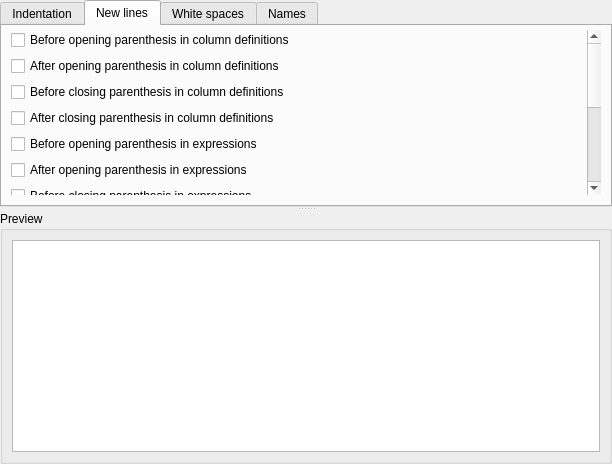
<?xml version="1.0" encoding="UTF-8"?>
<ui version="4.0">
 <class>SqlEnterpriseFormatter</class>
 <widget class="QWidget" name="SqlEnterpriseFormatter">
  <property name="geometry">
   <rect>
    <x>0</x>
    <y>0</y>
    <width>612</width>
    <height>464</height>
   </rect>
  </property>
  <property name="windowTitle">
   <string notr="true">Form</string>
  </property>
  <layout class="QVBoxLayout" name="verticalLayout">
   <property name="leftMargin">
    <number>0</number>
   </property>
   <property name="topMargin">
    <number>0</number>
   </property>
   <property name="rightMargin">
    <number>0</number>
   </property>
   <property name="bottomMargin">
    <number>0</number>
   </property>
   <item>
    <widget class="QSplitter" name="splitter">
     <property name="orientation">
      <enum>Qt::Vertical</enum>
     </property>
     <widget class="QTabWidget" name="tabWidget">
      <property name="sizePolicy">
       <sizepolicy hsizetype="Expanding" vsizetype="Expanding">
        <horstretch>0</horstretch>
        <verstretch>1</verstretch>
       </sizepolicy>
      </property>
      <property name="currentIndex">
       <number>1</number>
      </property>
      <widget class="QWidget" name="indentTab">
       <attribute name="title">
        <string>Indentation</string>
       </attribute>
       <layout class="QGridLayout" name="gridLayout">
        <property name="topMargin">
         <number>4</number>
        </property>
        <property name="bottomMargin">
         <number>4</number>
        </property>
        <item row="1" column="0" colspan="3">
         <widget class="QCheckBox" name="checkBox">
          <property name="text">
           <string>Line up keywords in multi-line queries</string>
          </property>
          <property name="cfg" stdset="0">
           <string notr="true">SqlEnterpriseFormatter.LineUpKeywords</string>
          </property>
         </widget>
        </item>
        <item row="2" column="0" colspan="3">
         <widget class="QCheckBox" name="checkBox_2">
          <property name="text">
           <string>Indent contents of parenthesis block</string>
          </property>
          <property name="cfg" stdset="0">
           <string notr="true">SqlEnterpriseFormatter.IndentParenthesisBlock</string>
          </property>
         </widget>
        </item>
        <item row="4" column="1">
         <spacer name="verticalSpacer">
          <property name="orientation">
           <enum>Qt::Vertical</enum>
          </property>
          <property name="sizeHint" stdset="0">
           <size>
            <width>20</width>
            <height>187</height>
           </size>
          </property>
         </spacer>
        </item>
        <item row="3" column="0">
         <widget class="QLabel" name="label">
          <property name="text">
           <string>Tab size:</string>
          </property>
         </widget>
        </item>
        <item row="3" column="2">
         <widget class="QSpinBox" name="spinBox">
          <property name="cfg" stdset="0">
           <string notr="true">SqlEnterpriseFormatter.TabSize</string>
          </property>
         </widget>
        </item>
       </layout>
      </widget>
      <widget class="QWidget" name="newLinesTab">
       <attribute name="title">
        <string>New lines</string>
       </attribute>
       <layout class="QVBoxLayout" name="horizontalLayout_2">
        <property name="topMargin">
         <number>4</number>
        </property>
        <property name="bottomMargin">
         <number>4</number>
        </property>
        <item>
         <widget class="QScrollArea" name="scrollArea">
          <property name="styleSheet">
           <string notr="true">#scrollArea { background: transparent; }</string>
          </property>
          <property name="frameShape">
           <enum>QFrame::NoFrame</enum>
          </property>
          <property name="frameShadow">
           <enum>QFrame::Plain</enum>
          </property>
          <property name="lineWidth">
           <number>0</number>
          </property>
          <property name="widgetResizable">
           <bool>true</bool>
          </property>
          <widget class="QWidget" name="scrollAreaWidgetContents">
           <property name="geometry">
            <rect>
             <x>0</x>
             <y>-166</y>
             <width>578</width>
             <height>350</height>
            </rect>
           </property>
           <property name="styleSheet">
            <string notr="true">#scrollAreaWidgetContents { background: transparent; }</string>
           </property>
           <layout class="QVBoxLayout" name="verticalLayout_5">
            <property name="leftMargin">
             <number>0</number>
            </property>
            <property name="topMargin">
             <number>0</number>
            </property>
            <property name="rightMargin">
             <number>0</number>
            </property>
            <property name="bottomMargin">
             <number>0</number>
            </property>
            <item>
             <widget class="QCheckBox" name="checkBox_3">
              <property name="text">
               <string>Before opening parenthesis in column definitions</string>
              </property>
              <property name="cfg" stdset="0">
               <string notr="true">SqlEnterpriseFormatter.NlBeforeOpenParDef</string>
              </property>
             </widget>
            </item>
            <item>
             <widget class="QCheckBox" name="checkBox_5">
              <property name="text">
               <string>After opening parenthesis in column definitions</string>
              </property>
              <property name="cfg" stdset="0">
               <string notr="true">SqlEnterpriseFormatter.NlAfterOpenParDef</string>
              </property>
             </widget>
            </item>
            <item>
             <widget class="QCheckBox" name="checkBox_4">
              <property name="text">
               <string>Before closing parenthesis in column definitions</string>
              </property>
              <property name="cfg" stdset="0">
               <string notr="true">SqlEnterpriseFormatter.NlBeforeCloseParDef</string>
              </property>
             </widget>
            </item>
            <item>
             <widget class="QCheckBox" name="checkBox_6">
              <property name="text">
               <string>After closing parenthesis in column definitions</string>
              </property>
              <property name="cfg" stdset="0">
               <string notr="true">SqlEnterpriseFormatter.NlAfterCloseParDef</string>
              </property>
             </widget>
            </item>
            <item>
             <widget class="QCheckBox" name="checkBox_7">
              <property name="text">
               <string>Before opening parenthesis in expressions</string>
              </property>
              <property name="cfg" stdset="0">
               <string notr="true">SqlEnterpriseFormatter.NlBeforeOpenParExpr</string>
              </property>
             </widget>
            </item>
            <item>
             <widget class="QCheckBox" name="checkBox_8">
              <property name="text">
               <string>After opening parenthesis in expressions</string>
              </property>
              <property name="cfg" stdset="0">
               <string notr="true">SqlEnterpriseFormatter.NlAfterOpenParExpr</string>
              </property>
             </widget>
            </item>
            <item>
             <widget class="QCheckBox" name="checkBox_9">
              <property name="text">
               <string>Before closing parenthesis in expressions</string>
              </property>
              <property name="cfg" stdset="0">
               <string notr="true">SqlEnterpriseFormatter.NlBeforeCloseParExpr</string>
              </property>
             </widget>
            </item>
            <item>
             <widget class="QCheckBox" name="checkBox_10">
              <property name="text">
               <string>After closing parenthesis in expressions</string>
              </property>
              <property name="cfg" stdset="0">
               <string notr="true">SqlEnterpriseFormatter.NlAfterCloseParExpr</string>
              </property>
             </widget>
            </item>
            <item>
             <widget class="QCheckBox" name="checkBox_32">
              <property name="text">
               <string>After JOIN keywords in FROM clause</string>
              </property>
              <property name="cfg" stdset="0">
               <string notr="true">SqlEnterpriseFormatter.NlAfterJoinStmt</string>
              </property>
             </widget>
            </item>
            <item>
             <widget class="QCheckBox" name="checkBox_31">
              <property name="text">
               <string>Put each column constraint in CREATE TABLE into new line</string>
              </property>
              <property name="cfg" stdset="0">
               <string notr="true">SqlEnterpriseFormatter.NlBetweenConstraints</string>
              </property>
             </widget>
            </item>
            <item>
             <widget class="QCheckBox" name="checkBox_11">
              <property name="text">
               <string>After comma</string>
              </property>
              <property name="cfg" stdset="0">
               <string notr="true">SqlEnterpriseFormatter.NlAfterComma</string>
              </property>
             </widget>
            </item>
            <item>
             <widget class="QCheckBox" name="checkBox_12">
              <property name="text">
               <string>After comma in expressions</string>
              </property>
              <property name="cfg" stdset="0">
               <string notr="true">SqlEnterpriseFormatter.NlAfterCommaInExpr</string>
              </property>
             </widget>
            </item>
            <item>
             <widget class="QCheckBox" name="checkBox_13">
              <property name="text">
               <string>After semicolon</string>
              </property>
              <property name="cfg" stdset="0">
               <string notr="true">SqlEnterpriseFormatter.NlAfterSemicolon</string>
              </property>
             </widget>
            </item>
            <item>
             <widget class="QCheckBox" name="checkBox_25">
              <property name="text">
               <string>Never before semicolon</string>
              </property>
              <property name="cfg" stdset="0">
               <string notr="true">SqlEnterpriseFormatter.NlNeverBeforeSemicolon</string>
              </property>
             </widget>
            </item>
            <item>
             <spacer name="verticalSpacer_2">
              <property name="orientation">
               <enum>Qt::Vertical</enum>
              </property>
              <property name="sizeHint" stdset="0">
               <size>
                <width>20</width>
                <height>40</height>
               </size>
              </property>
             </spacer>
            </item>
           </layout>
          </widget>
         </widget>
        </item>
        <item>
         <widget class="QWidget" name="widget_2" native="true">
          <layout class="QVBoxLayout" name="verticalLayout_2">
           <property name="leftMargin">
            <number>0</number>
           </property>
           <property name="topMargin">
            <number>0</number>
           </property>
           <property name="rightMargin">
            <number>0</number>
           </property>
           <property name="bottomMargin">
            <number>0</number>
           </property>
          </layout>
         </widget>
        </item>
       </layout>
       <zorder>widget_2</zorder>
       <zorder>scrollArea</zorder>
      </widget>
      <widget class="QWidget" name="whiteSpacesTab">
       <attribute name="title">
        <string>White spaces</string>
       </attribute>
       <layout class="QVBoxLayout" name="horizontalLayout_3">
        <property name="topMargin">
         <number>4</number>
        </property>
        <property name="bottomMargin">
         <number>4</number>
        </property>
        <item>
         <widget class="QScrollArea" name="scrollArea_2">
          <property name="styleSheet">
           <string notr="true">#scrollArea_2 { background: transparent; }</string>
          </property>
          <property name="frameShape">
           <enum>QFrame::NoFrame</enum>
          </property>
          <property name="frameShadow">
           <enum>QFrame::Plain</enum>
          </property>
          <property name="lineWidth">
           <number>10</number>
          </property>
          <property name="widgetResizable">
           <bool>true</bool>
          </property>
          <widget class="QWidget" name="scrollAreaWidgetContents_2">
           <property name="geometry">
            <rect>
             <x>0</x>
             <y>0</y>
             <width>424</width>
             <height>325</height>
            </rect>
           </property>
           <property name="styleSheet">
            <string notr="true">#scrollAreaWidgetContents_2 { background: transparent; }</string>
           </property>
           <layout class="QVBoxLayout" name="verticalLayout_6">
            <property name="leftMargin">
             <number>0</number>
            </property>
            <property name="topMargin">
             <number>0</number>
            </property>
            <property name="rightMargin">
             <number>0</number>
            </property>
            <property name="bottomMargin">
             <number>0</number>
            </property>
            <item>
             <widget class="QCheckBox" name="checkBox_14">
              <property name="text">
               <string>Before comma in lists</string>
              </property>
              <property name="cfg" stdset="0">
               <string notr="true">SqlEnterpriseFormatter.SpaceBeforeCommaInList</string>
              </property>
             </widget>
            </item>
            <item>
             <widget class="QCheckBox" name="checkBox_15">
              <property name="text">
               <string>After comma in lists</string>
              </property>
              <property name="cfg" stdset="0">
               <string notr="true">SqlEnterpriseFormatter.SpaceAfterCommaInList</string>
              </property>
             </widget>
            </item>
            <item>
             <widget class="QCheckBox" name="checkBox_16">
              <property name="text">
               <string>Before opening parenthesis</string>
              </property>
              <property name="cfg" stdset="0">
               <string notr="true">SqlEnterpriseFormatter.SpaceBeforeOpenPar</string>
              </property>
             </widget>
            </item>
            <item>
             <widget class="QCheckBox" name="checkBox_17">
              <property name="text">
               <string>After opening parenthesis</string>
              </property>
              <property name="cfg" stdset="0">
               <string notr="true">SqlEnterpriseFormatter.SpaceAfterOpenPar</string>
              </property>
             </widget>
            </item>
            <item>
             <widget class="QCheckBox" name="checkBox_18">
              <property name="text">
               <string>Before closing parenthesis</string>
              </property>
              <property name="cfg" stdset="0">
               <string notr="true">SqlEnterpriseFormatter.SpaceBeforeClosePar</string>
              </property>
             </widget>
            </item>
            <item>
             <widget class="QCheckBox" name="checkBox_19">
              <property name="text">
               <string>After closing parenthesis</string>
              </property>
              <property name="cfg" stdset="0">
               <string notr="true">SqlEnterpriseFormatter.SpaceAfterClosePar</string>
              </property>
             </widget>
            </item>
            <item>
             <widget class="QCheckBox" name="checkBox_29">
              <property name="text">
               <string>No space between SQL function name and opening parenthesis</string>
              </property>
              <property name="cfg" stdset="0">
               <string notr="true">SqlEnterpriseFormatter.NoSpaceAfterFunctionName</string>
              </property>
             </widget>
            </item>
            <item>
             <widget class="QCheckBox" name="checkBox_20">
              <property name="text">
               <string>Before dot operator (in path to database object)</string>
              </property>
              <property name="cfg" stdset="0">
               <string notr="true">SqlEnterpriseFormatter.SpaceBeforeDot</string>
              </property>
             </widget>
            </item>
            <item>
             <widget class="QCheckBox" name="checkBox_21">
              <property name="text">
               <string>After dot operator (in path to database object)</string>
              </property>
              <property name="cfg" stdset="0">
               <string notr="true">SqlEnterpriseFormatter.SpaceAfterDot</string>
              </property>
             </widget>
            </item>
            <item>
             <widget class="QCheckBox" name="checkBox_22">
              <property name="text">
               <string>Before mathematical operator</string>
              </property>
              <property name="cfg" stdset="0">
               <string notr="true">SqlEnterpriseFormatter.SpaceBeforeMathOp</string>
              </property>
             </widget>
            </item>
            <item>
             <widget class="QCheckBox" name="checkBox_23">
              <property name="text">
               <string>After mathematical operator</string>
              </property>
              <property name="cfg" stdset="0">
               <string notr="true">SqlEnterpriseFormatter.SpaceAfterMathOp</string>
              </property>
             </widget>
            </item>
            <item>
             <widget class="QCheckBox" name="checkBox_30">
              <property name="text">
               <string>Never before comma</string>
              </property>
              <property name="cfg" stdset="0">
               <string notr="true">SqlEnterpriseFormatter.SpaceNeverBeforeComma</string>
              </property>
             </widget>
            </item>
            <item>
             <widget class="QCheckBox" name="checkBox_24">
              <property name="text">
               <string>Never before semicolon</string>
              </property>
              <property name="cfg" stdset="0">
               <string notr="true">SqlEnterpriseFormatter.SpaceNeverBeforeSemicolon</string>
              </property>
             </widget>
            </item>
            <item>
             <spacer name="verticalSpacer_3">
              <property name="orientation">
               <enum>Qt::Vertical</enum>
              </property>
              <property name="sizeHint" stdset="0">
               <size>
                <width>20</width>
                <height>40</height>
               </size>
              </property>
             </spacer>
            </item>
           </layout>
          </widget>
         </widget>
        </item>
        <item>
         <widget class="QWidget" name="widget_3" native="true">
          <layout class="QVBoxLayout" name="verticalLayout_3">
           <property name="leftMargin">
            <number>0</number>
           </property>
           <property name="topMargin">
            <number>0</number>
           </property>
           <property name="rightMargin">
            <number>0</number>
           </property>
           <property name="bottomMargin">
            <number>0</number>
           </property>
          </layout>
         </widget>
        </item>
       </layout>
      </widget>
      <widget class="QWidget" name="namesTab">
       <attribute name="title">
        <string>Names</string>
       </attribute>
       <layout class="QGridLayout" name="gridLayout_2">
        <property name="topMargin">
         <number>4</number>
        </property>
        <property name="bottomMargin">
         <number>4</number>
        </property>
        <item row="5" column="0">
         <spacer name="verticalSpacer_4">
          <property name="orientation">
           <enum>Qt::Vertical</enum>
          </property>
          <property name="sizeHint" stdset="0">
           <size>
            <width>20</width>
            <height>40</height>
           </size>
          </property>
         </spacer>
        </item>
        <item row="3" column="0">
         <widget class="QLabel" name="label_2">
          <property name="text">
           <string>Preferred name wrapper</string>
          </property>
         </widget>
        </item>
        <item row="3" column="1">
         <widget class="ConfigComboBox" name="comboBox">
          <property name="cfg" stdset="0">
           <string notr="true">SqlEnterpriseFormatter.PrefferedWrapper</string>
          </property>
          <property name="modelName" stdset="0">
           <string notr="true">SqlEnterpriseFormatter.Wrappers</string>
          </property>
         </widget>
        </item>
        <item row="2" column="0" colspan="2">
         <widget class="QCheckBox" name="checkBox_28">
          <property name="text">
           <string>Always use name wrapping</string>
          </property>
          <property name="cfg" stdset="0">
           <string notr="true">SqlEnterpriseFormatter.AlwaysUseNameWrapping</string>
          </property>
         </widget>
        </item>
        <item row="1" column="0" colspan="2">
         <widget class="QCheckBox" name="checkBox_27">
          <property name="text">
           <string>Uppercase data type names</string>
          </property>
          <property name="cfg" stdset="0">
           <string notr="true">SqlEnterpriseFormatter.UppercaseDataTypes</string>
          </property>
         </widget>
        </item>
        <item row="0" column="0" colspan="2">
         <widget class="QCheckBox" name="checkBox_26">
          <property name="text">
           <string>Uppercase keywords</string>
          </property>
          <property name="cfg" stdset="0">
           <string notr="true">SqlEnterpriseFormatter.UppercaseKeywords</string>
          </property>
         </widget>
        </item>
       </layout>
      </widget>
     </widget>
     <widget class="QGroupBox" name="groupBox">
      <property name="sizePolicy">
       <sizepolicy hsizetype="Preferred" vsizetype="Preferred">
        <horstretch>0</horstretch>
        <verstretch>2</verstretch>
       </sizepolicy>
      </property>
      <property name="title">
       <string>Preview</string>
      </property>
      <layout class="QVBoxLayout" name="verticalLayout_4">
       <item>
        <widget class="SqlView" name="previewEdit">
         <property name="cfg" stdset="0">
          <string notr="true">SqlEnterpriseFormatter.PreviewCode</string>
         </property>
         <property name="preview" stdset="0">
          <bool>true</bool>
         </property>
        </widget>
       </item>
      </layout>
     </widget>
    </widget>
   </item>
  </layout>
 </widget>
 <customwidgets>
  <customwidget>
   <class>ConfigComboBox</class>
   <extends>QComboBox</extends>
   <header>common/configcombobox.h</header>
  </customwidget>
  <customwidget>
   <class>SqlView</class>
   <extends>QPlainTextEdit</extends>
   <header>sqlview.h</header>
  </customwidget>
 </customwidgets>
 <resources/>
 <connections/>
</ui>
